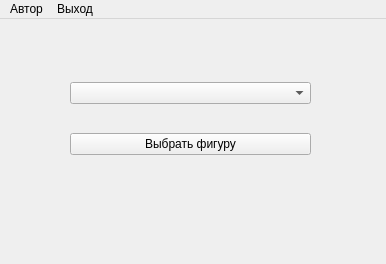
<?xml version="1.0" encoding="UTF-8"?>
<ui version="4.0">
 <class>MainWindow</class>
 <widget class="QMainWindow" name="MainWindow">
  <property name="geometry">
   <rect>
    <x>0</x>
    <y>0</y>
    <width>386</width>
    <height>264</height>
   </rect>
  </property>
  <property name="windowTitle">
   <string>MainWindow</string>
  </property>
  <widget class="QWidget" name="centralwidget">
   <widget class="QWidget" name="">
    <property name="geometry">
     <rect>
      <x>70</x>
      <y>40</y>
      <width>241</width>
      <height>121</height>
     </rect>
    </property>
    <layout class="QGridLayout" name="gridLayout">
     <item row="0" column="0">
      <widget class="QComboBox" name="changeFigureBox"/>
     </item>
     <item row="1" column="0">
      <widget class="QPushButton" name="pushButton">
       <property name="text">
        <string>Выбрать фигуру</string>
       </property>
      </widget>
     </item>
    </layout>
   </widget>
  </widget>
  <widget class="QMenuBar" name="menubar">
   <property name="geometry">
    <rect>
     <x>0</x>
     <y>0</y>
     <width>386</width>
     <height>24</height>
    </rect>
   </property>
   <widget class="QMenu" name="Author">
    <property name="title">
     <string>Автор</string>
    </property>
    <addaction name="action_213"/>
   </widget>
   <widget class="QMenu" name="Exit">
    <property name="title">
     <string>Выход</string>
    </property>
    <addaction name="exitAction"/>
   </widget>
   <addaction name="Author"/>
   <addaction name="Exit"/>
  </widget>
  <action name="action_213">
   <property name="text">
    <string>Дмитриев Антон ИП-213</string>
   </property>
  </action>
  <action name="exitAction">
   <property name="text">
    <string>Выход</string>
   </property>
  </action>
 </widget>
 <resources/>
 <connections/>
</ui>
